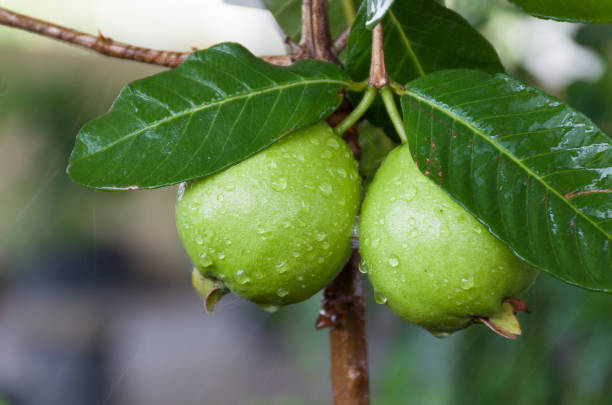
#> input picture Mentor Meeting/Image Processing OpenCV/input/image.jpg, 612 x 405 px
$ python -i edge_detection.py   (imports and definitions only)   (older library calls are emulated)
#> lines starting #> are read from the running program, lines starting #| are printed output that depends on the picture
#> further down, picture is the input picture: shape (405, 612, 3); mean B, G, R 75.9, 118.2, 97.8
"""
MODULE 2 - EDGE DETECTION
========================

WHAT IS AN EDGE?
    A place where brightness changes sharply, usually the border of an object.

WHY?
    Computer vision cares about shapes, not colours. Edges turn a photo into
    a small picture made of thin lines, which is much easier to work with.

THE THREE ALGORITHMS:
    sobel     - how much did brightness change? Gives thick edges and also
               tells us the direction (X = vertical edges, Y = horizontal).
    canny     - the best and most popular. Blurs first, then keeps only thin
               lines that are joined to strong edges. Needs two thresholds.
    laplacian - finds edges in all directions at once, but is noisy and gives
               very thick edges.
"""


import cv2
import numpy as np


def sobel_edge_detection(image):
    if len(image.shape) == 3:
        image = cv2.cvtColor(image, cv2.COLOR_BGR2GRAY)
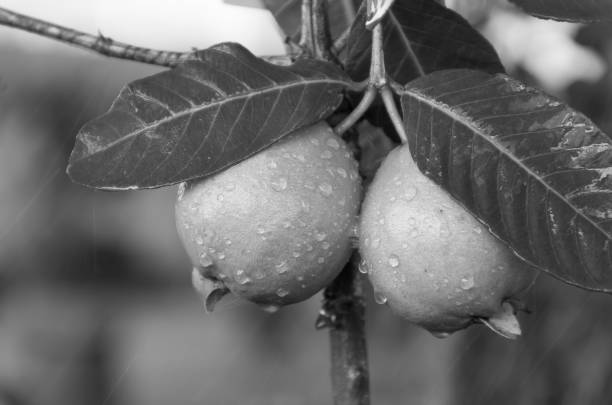
#> image: shape (405, 612); min 2, max 255, mean 107.3

    # dx=1, dy=0 looks left vs right -> vertical edges.
    # dx=0, dy=1 looks up vs down -> horizontal edges.
    sobel_x = np.abs(cv2.Sobel(image, cv2.CV_64F, 1, 0, ksize=3))
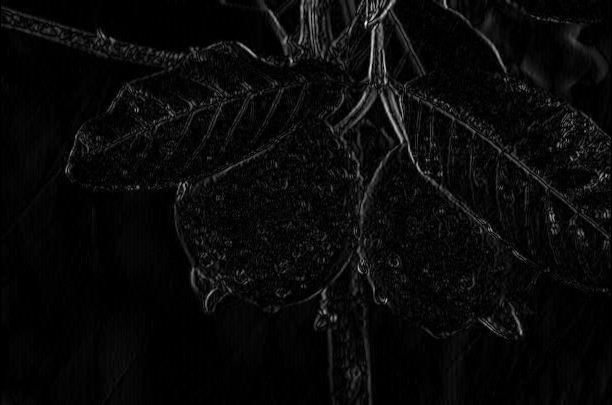
#> sobel_x: shape (405, 612) float64; min 0, max 544, mean 21; drawn with min black and max white
    sobel_y = np.abs(cv2.Sobel(image, cv2.CV_64F, 0, 1, ksize=3))
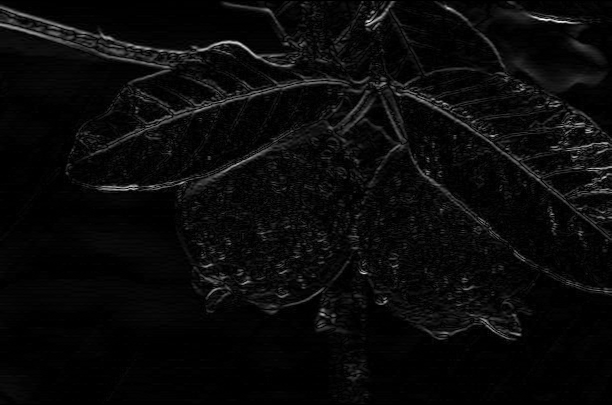
#> sobel_y: shape (405, 612) float64; min 0, max 580, mean 23.6; drawn with min black and max white

    # Add the two directions together.
    return np.uint8(cv2.addWeighted(sobel_x, 1, sobel_y, 1, 0))
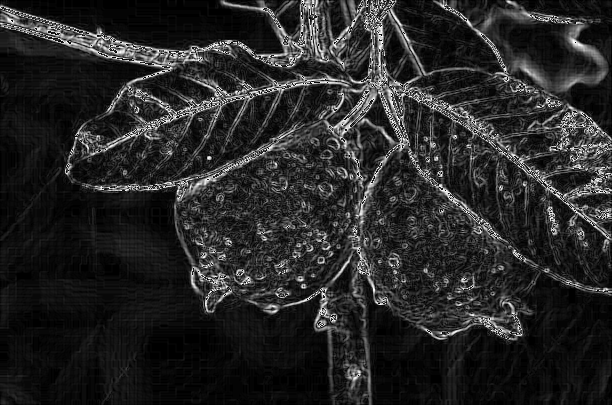
#> returned value: shape (405, 612); min 0, max 254, mean 39.1


def canny_edge_detection(image, low_threshold=50, high_threshold=150):
    if len(image.shape) == 3:
        image = cv2.cvtColor(image, cv2.COLOR_BGR2GRAY)

    # Blur first
    blurred = cv2.GaussianBlur(image, (5, 5), 1.4)

    return cv2.Canny(blurred, low_threshold, high_threshold)


def laplacian_edge_detection(image):
    if len(image.shape) == 3:
        image = cv2.cvtColor(image, cv2.COLOR_BGR2GRAY)

    laplacian = cv2.Laplacian(image, cv2.CV_64F, ksize=3)

    return np.uint8(np.abs(laplacian))

>>> import cv2
>>> picture = cv2.imread('../input/image.jpg')
>>> result = sobel_edge_detection(picture)
